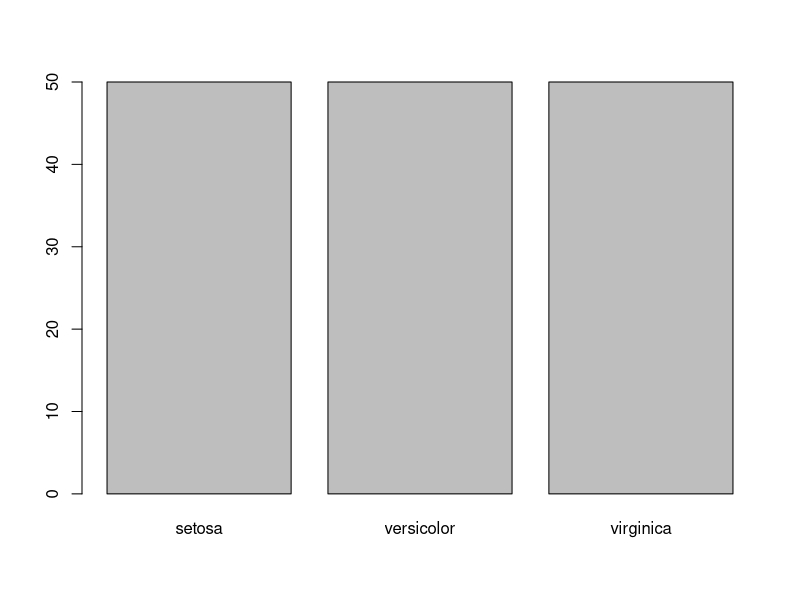
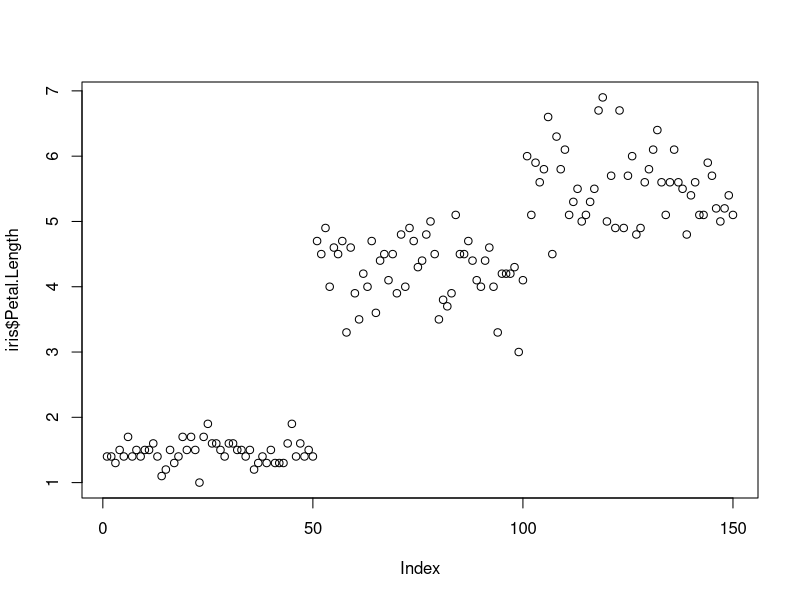
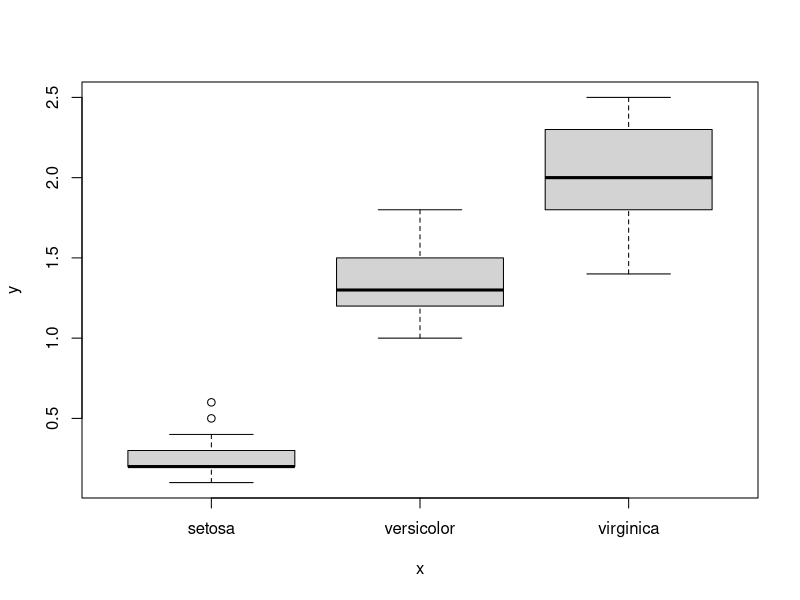
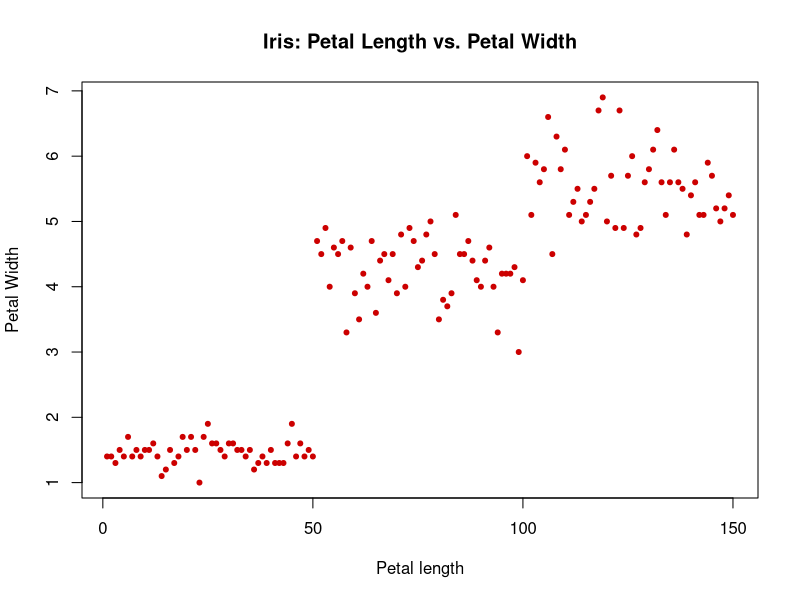
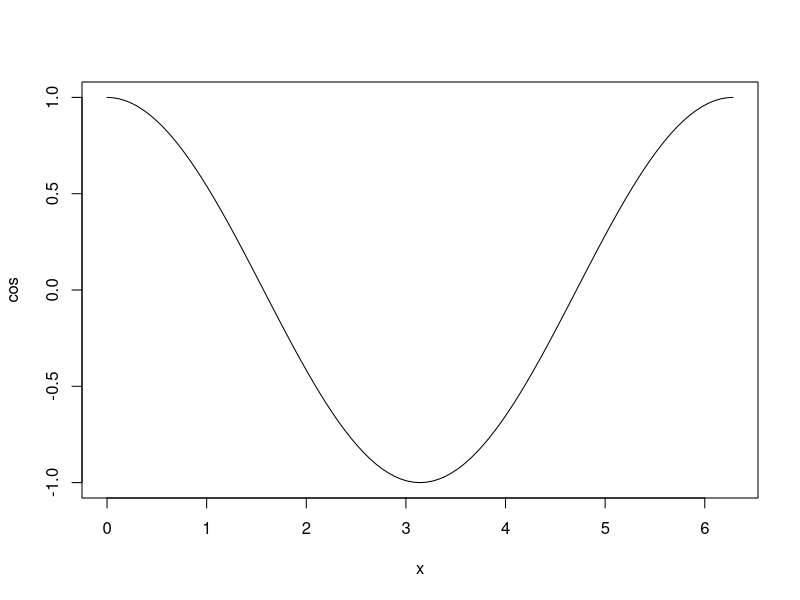
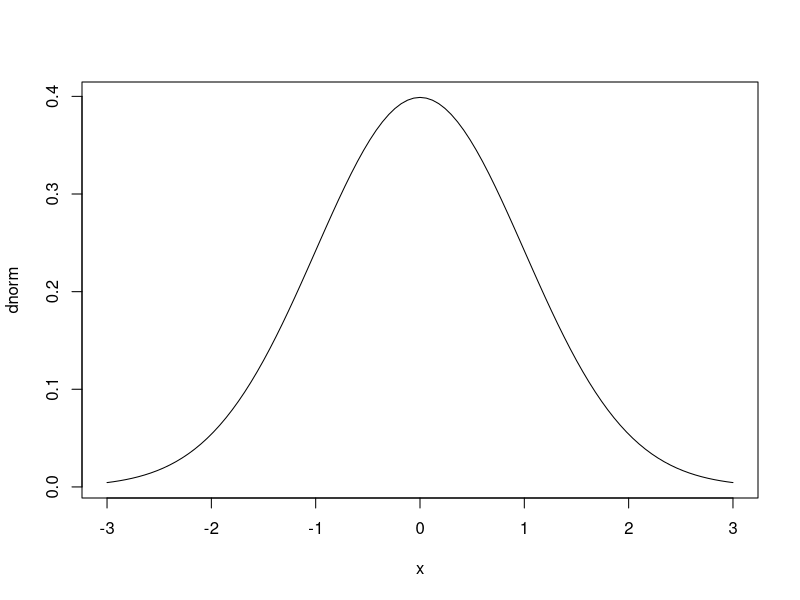

Here is the R script that generated these plots, in order:
library(datasets)
head(iris)

?plot

plot(iris$Species) #catagorical
plot(iris$Petal.Length)
plot(iris$Species, iris$Petal.Width)

plot(iris$Petal.Length, iris$Pedal.Width,
     col = "#cc0000", #col = color
     pch = 20,
     main = "Iris: Petal Length vs. Petal Width",
     xlab = "Petal length",
     ylab = "Petal Width")

plot(cos, 0, 2*pi)
plot(dnorm, -3, +3)


